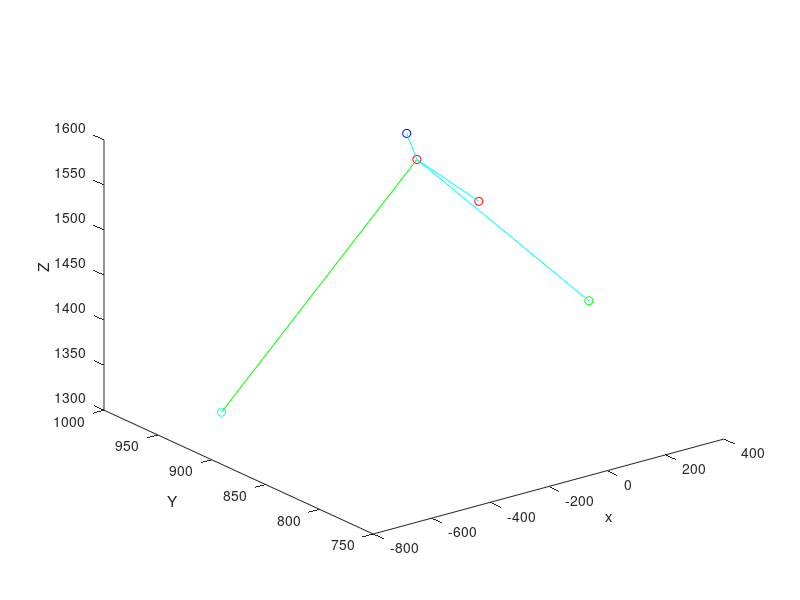

Here is the MATLAB script that generated this plot:
clear all;

% Creating four points emulating marker oriented above the plane
% rsho = [2 1 1];
% lsho = [1 1 1];
% chst = [1.5 2 1];
% c7 = [1.5 0 1];
% rfin = [1 2 1; -1.5 2 1; 0 2.5 1.5; 1 2.5 0; 1 3 -1; 1 3.5 -2; 1 1 -1];

rsho = [-51.1391 912.716 1560.53];
lsho = [265.488 941.231 1470.6];
chst = [93.1327 792.174 1457.21];
c7 = [96.6188 962.327 1549.21];
rfin = [-685.262 922.024 1330.59];

% rfinA = [1 2 1];
% rfinB = [1 2.5 0];
% rfinC = [1 3 -1];
% rfinD = [1 3.5 -2];
% rfinE = [1 1 -1];

% Creating four points emulating marker oriented below the plane
% rsho = [1 1 2];
% lsho = [2 1 3];
% chst = [2 2 1];
% c7 = [1 2 0]; 

% Plotting 4 points
% figure;
plot3(rsho(1),rsho(2),rsho(3),'or');
hold on;
plot3(lsho(1),lsho(2),lsho(3),'or');
plot3(chst(1),chst(2),chst(3),'og');
plot3(c7(1),c7(2),c7(3),'ob');
plot3(rfin(1,1),rfin(1,2),rfin(1,3),'oc');
% plot3(rfin(2,1),rfin(2,2),rfin(2,3),'oc');
% plot3(rfin(3,1),rfin(3,2),rfin(3,3),'oc');
% plot3(rfin(4,1),rfin(4,2),rfin(4,3),'oc');
% plot3(rfin(5,1),rfin(5,2),rfin(5,3),'oc');
% plot3(rfin(6,1),rfin(6,2),rfin(6,3),'oc');

xlabel(' x ');
ylabel(' Y ');
zlabel(' Z ');
% xlim([-2 5])
% ylim([-2 5])
% zlim([-2 5])

pause(8)
run_transform = true;

if run_transform
    % orienting the point 4 in same plane as other 3 points
    % Plane 1 = 1,2,3
    % Creating vector between points 1 and 2
    vec12 = lsho - rsho;
    vec12_p = [rsho; rsho+vec12];
    vec12_UV = vec12./vecnorm(vec12);
    plot3(vec12_p(:,1),vec12_p(:,2),vec12_p(:,3),'c', 'LineWidth',0.5);

    % Creating vector between points 1 and 3
    vec13 = c7 - rsho;
    vec13_p = [rsho; rsho+vec13];
    vec13_UV = vec13./vecnorm(vec13);
    plot3(vec13_p(:,1),vec13_p(:,2),vec13_p(:,3),'c', 'LineWidth',0.5);

    % Creating vector between points 2 and 3
    vec23 = chst - rsho;
    vec23_p = [rsho; rsho+vec23];
    vec23_UV = vec23./vecnorm(vec23);
    plot3(vec23_p(:,1),vec23_p(:,2),vec23_p(:,3),'c', 'LineWidth',0.5);

     % computing new axis perpendicular to the desired plane
    ih = cross(vec13_UV, vec12_UV);
    ih_UV = ih./vecnorm(ih);
    vec1i_p = [rsho; rsho+ih];
    plot3(vec1i_p(:,1),vec1i_p(:,2),vec1i_p(:,3),'y', 'LineWidth',0.5)
    
%     Creating vectors to rfin
    vec_lsho_rfin = rfin - rsho;
    vec_lsho_rfin_UV = vec_lsho_rfin./vecnorm(vec_lsho_rfin')';
    
    angle = rfin(:,1);
    k=1
%     for k = 1:length(vec_lsho_rfin_UV)
        vec_lsho_rfin_p = [rsho; rsho+vec_lsho_rfin(k,:)];
        plot3(vec_lsho_rfin_p(:,1),vec_lsho_rfin_p(:,2),vec_lsho_rfin_p(:,3),'g', 'LineWidth',0.5);
        angle(k) = atan2(norm(cross(ih,vec_lsho_rfin_UV(k,:))), dot(ih,vec_lsho_rfin_UV(k,:)));
        angle_rsho = rad2deg(angle);
%     end
    angle_rsho
    
   end
